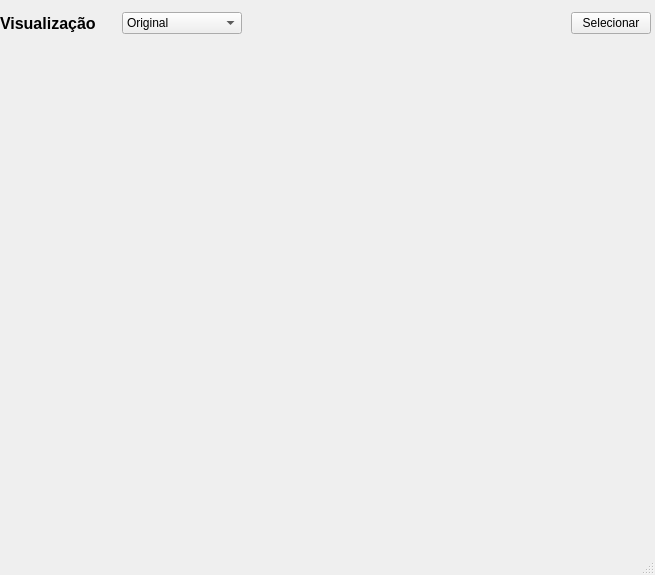
<?xml version="1.0" encoding="UTF-8"?>
<ui version="4.0">
 <class>MainWindow</class>
 <widget class="QMainWindow" name="MainWindow">
  <property name="geometry">
   <rect>
    <x>0</x>
    <y>0</y>
    <width>655</width>
    <height>575</height>
   </rect>
  </property>
  <property name="windowTitle">
   <string>Modo de Visualização</string>
  </property>
  <widget class="QWidget" name="centralwidget">
   <widget class="QWidget" name="horizontalLayoutWidget">
    <property name="geometry">
     <rect>
      <x>0</x>
      <y>0</y>
      <width>651</width>
      <height>46</height>
     </rect>
    </property>
    <layout class="QHBoxLayout" name="horizontalLayout">
     <item>
      <widget class="QLabel" name="label">
       <property name="font">
        <font>
         <pointsize>12</pointsize>
         <weight>75</weight>
         <bold>true</bold>
        </font>
       </property>
       <property name="text">
        <string>Visualização</string>
       </property>
      </widget>
     </item>
     <item>
      <spacer name="horizontalSpacer_2">
       <property name="orientation">
        <enum>Qt::Horizontal</enum>
       </property>
       <property name="sizeType">
        <enum>QSizePolicy::Maximum</enum>
       </property>
       <property name="sizeHint" stdset="0">
        <size>
         <width>20</width>
         <height>20</height>
        </size>
       </property>
      </spacer>
     </item>
     <item>
      <widget class="QComboBox" name="qt_tipoVisualizacao">
       <item>
        <property name="text">
         <string>Original</string>
        </property>
       </item>
       <item>
        <property name="text">
         <string>Perspectiva</string>
        </property>
       </item>
       <item>
        <property name="text">
         <string>Crop</string>
        </property>
       </item>
       <item>
        <property name="text">
         <string>Cruzetas</string>
        </property>
       </item>
       <item>
        <property name="text">
         <string>Centroides</string>
        </property>
       </item>
       <item>
        <property name="text">
         <string>Robôs</string>
        </property>
       </item>
       <item>
        <property name="text">
         <string>Visão</string>
        </property>
       </item>
       <item>
        <property name="text">
         <string>Jogo (Dinâmico)</string>
        </property>
       </item>
       <item>
        <property name="text">
         <string>Jogo (Estático)</string>
        </property>
       </item>
      </widget>
     </item>
     <item>
      <spacer name="horizontalSpacer">
       <property name="orientation">
        <enum>Qt::Horizontal</enum>
       </property>
       <property name="sizeHint" stdset="0">
        <size>
         <width>40</width>
         <height>20</height>
        </size>
       </property>
      </spacer>
     </item>
     <item>
      <widget class="QPushButton" name="pushButton">
       <property name="text">
        <string>Selecionar</string>
       </property>
      </widget>
     </item>
    </layout>
   </widget>
   <widget class="QLabel" name="QT_visualizacao">
    <property name="geometry">
     <rect>
      <x>5</x>
      <y>50</y>
      <width>640</width>
      <height>480</height>
     </rect>
    </property>
    <property name="text">
     <string/>
    </property>
   </widget>
  </widget>
  <widget class="QMenuBar" name="menubar">
   <property name="geometry">
    <rect>
     <x>0</x>
     <y>0</y>
     <width>655</width>
     <height>28</height>
    </rect>
   </property>
  </widget>
  <widget class="QStatusBar" name="statusbar"/>
 </widget>
 <resources/>
 <connections/>
 <designerdata>
  <property name="gridDeltaX">
   <number>5</number>
  </property>
  <property name="gridDeltaY">
   <number>5</number>
  </property>
  <property name="gridSnapX">
   <bool>true</bool>
  </property>
  <property name="gridSnapY">
   <bool>true</bool>
  </property>
  <property name="gridVisible">
   <bool>true</bool>
  </property>
 </designerdata>
</ui>
